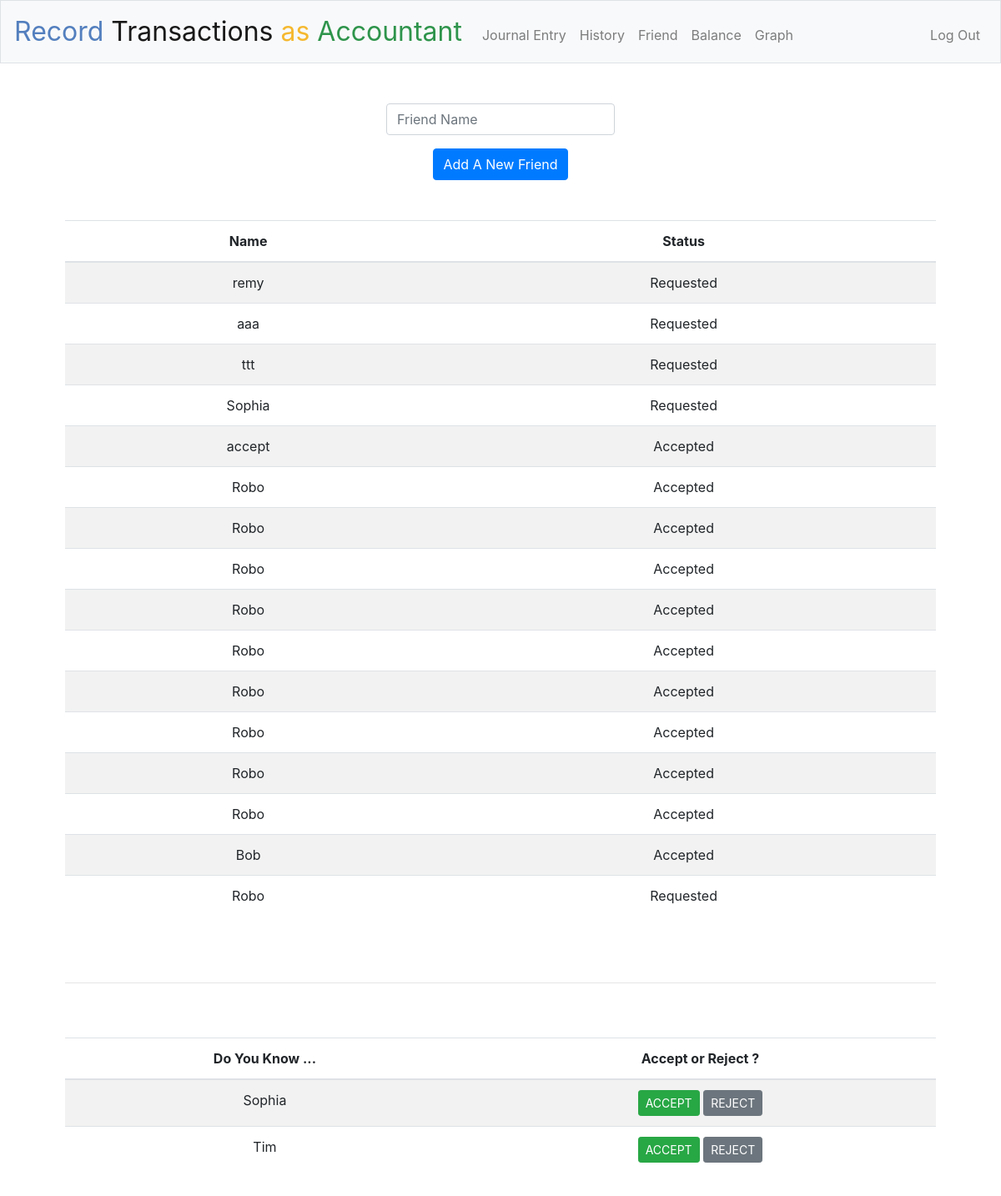
The page /friend (signed in) on the database as committed earlier.
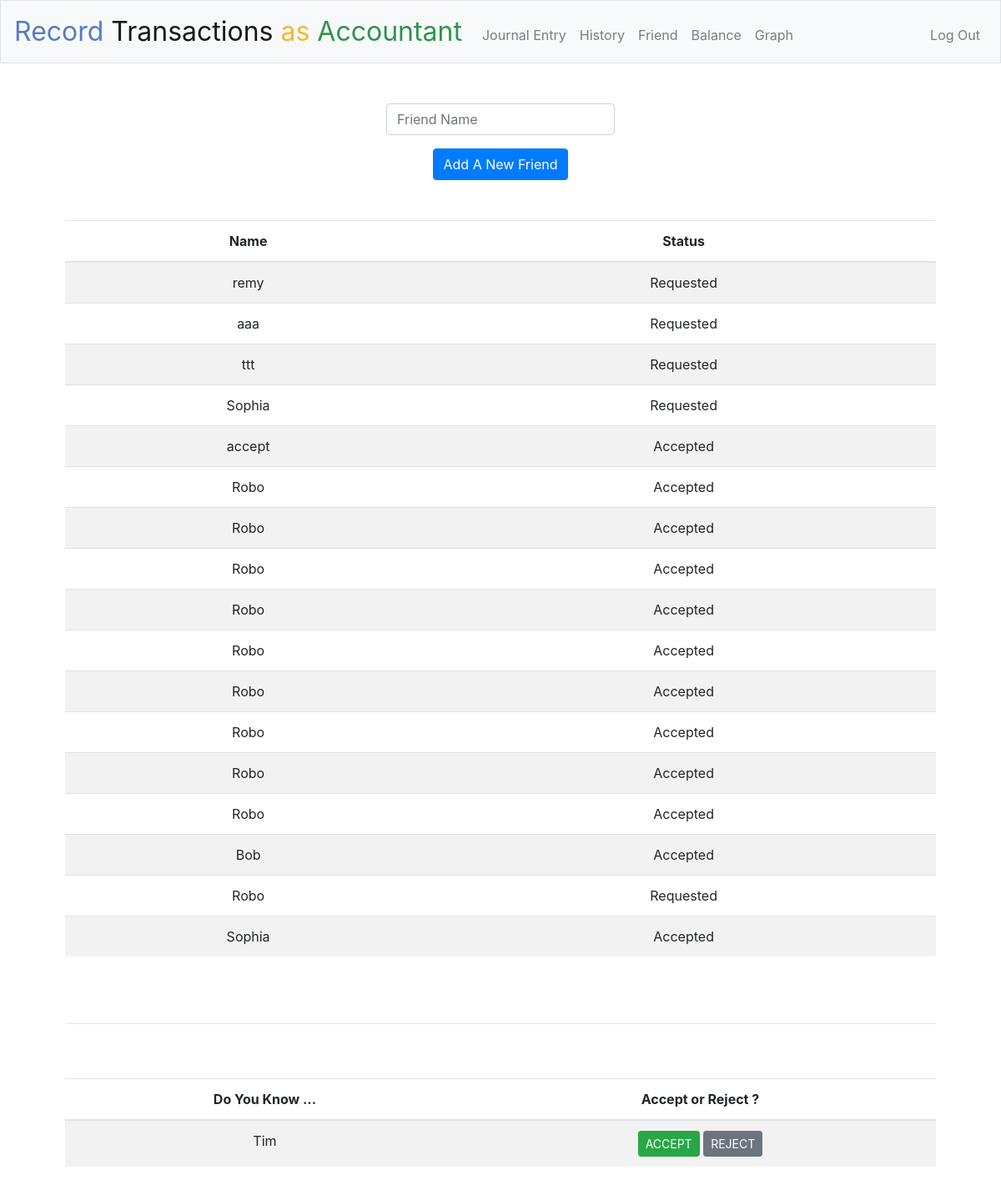
The same page on the database as committed later.
### tables this page shows
CREATE TABLE friends (
    id integer primary KEY,
    user_id integer,
    username text not null,
    status text not null,
    FOREIGN KEY(user_id) REFERENCES users(id)
);

CREATE TABLE users (id INTEGER, username TEXT NOT NULL UNIQUE, hash TEXT NOT NULL, PRIMARY KEY(id));

### application.py (the view)
@app.route("/friend", methods=["GET", "POST"])
@login_required
def friend():
    if request.method == "POST":
        friendname = request.form.get("username")
        if friendname == session["user_name"]:
            return apology("cannot add yourself", 403)
        rows = db.execute("""SELECT username FROM users WHERE username = :friendname""",
                          friendname=friendname)
        print("確認users database是否有該成員")
        print(rows)
        if len(rows) != 1:
            return apology("invalid username", 403)
        rows_friend = db.execute("SELECT username, status FROM friends WHERE user_id = :user_id AND username = :friendname",
                          user_id=session["user_id"],
                          friendname=friendname
                          )
        print("如果好友資料找不到，代表尚未新增")
        print(rows_friend)
        if len(rows_friend) < 1:
            db.execute("""INSERT INTO friends (user_id,username,status) VALUES (:user_id,:username,:status) """,
                user_id = session["user_id"],
                username=friendname,
                status='Requested'
                )
            """Show friend list"""
            friends = db.execute("""
                SELECT username, status
                FROM friends
                WHERE user_id = :user_id
            """, user_id=session["user_id"])
            flash("Sent Successfully!")
            """Show friendrequest list"""
            friendrequests = db.execute("""
                SELECT users.username
                FROM friends
                JOIN users
                ON users.id=friends.user_id
                WHERE friends.username =:username and friends.status = :status
            """, username=session["user_name"], status="Requested"
            )
            print("列印出哪些待核准朋友")
            print(friendrequests)
            return render_template("friend.html", friends=friends, friendrequests=friendrequests)
        else:
            return apology("Friend already exised or still pending", 403)
    else:
        friends = db.execute("""
            SELECT username, status
            FROM friends
            WHERE user_id =:user_id
        """, user_id=session["user_id"])
        print("列印出所有朋友")
        print(friends)
        """Show friendrequest list"""
        friendrequests = db.execute("""
            SELECT users.username
            FROM friends
            JOIN users
            ON users.id=friends.user_id
            WHERE friends.username =:username and friends.status = :status
        """, username=session["user_name"], status="Requested"
        )
        print("列印出哪些待核准朋友")
        print(friendrequests)
        if len(friends) < 0:
            friends = [{'username': 'NONE', 'status': 'Sent a friend request first'}]
            return render_template("friend.html", friends=friends, friendrequests=friendrequests)
        else:
            return render_template("friend.html", friends=friends, friendrequests=friendrequests)

### application.py (called while the page is built)
@app.after_request
def after_request(response):
    response.headers["Cache-Control"] = "no-cache, no-store, must-revalidate"
    response.headers["Expires"] = 0
    response.headers["Pragma"] = "no-cache"
    return response

### helpers.py (called while the page is built)
def login_required(f):
    @wraps(f)
    def decorated_function(*args, **kwargs):
        if session.get("user_id") is None:
            return redirect("/login")
        return f(*args, **kwargs)
    return decorated_function

### templates/friend.html (shortened to what this page needs)
{% extends "layout.html" %}
{% block main %}
    <form action = "/friend" method = "post">
        <div class="form-group">
            <input autocomplete="off" autofocus class="form-control" name="username" placeholder="Friend Name" type="text">
        </div>
            <button class="btn btn-primary" type="submit">Add A New Friend</button>
    </form>
    <br></br>
    <div>
        <table class="table table-striped">
            <thead>
                <tr>
                    <th>Name</th>
                    <th>Status</th>
                </tr>
            </thead>
            <tbody>
                {% for friend in friends %}
                <tr>
                    <td>{{friend["username"]}}</td>
                    <td>{{friend["status"]}}</td>
                </tr>
                {% endfor %}
            </tbody>
        </table>
    </div>
    <br></br>
    <hr class="style-one-line" />
    <br></br>
    <div>
        <table class="table table-striped">
            <thead>
                <tr>
                    <th>Do You Know ...</th>
                    <th>Accept or Reject ?</th>
                </tr>
            </thead>
            <tbody>
                {% for friendrequest in friendrequests %}
                <tr>
                    <form action = "/acceptornot" method="post">
                        <td>{{friendrequest["username"]}}</td>
                        <td>
                            <button name = "accept" value = "{{friendrequest['username']}}" type="submit" class="btn btn-success btn-sm">ACCEPT</button>
                            <button name = "reject" value = "{{friendrequest['username']}}" type="submit" class="btn btn-secondary btn-sm">REJECT</button>
                        </td>
                    </form>
                </tr>
                {% endfor %}
            </tbody>
        </table>
    </div>
{% endblock %}

Rows that differ between the two databases and show on the page:
no longer on this page (row unchanged): users: username "Sophia"
added friends: username "Sophia", status "Accepted"
